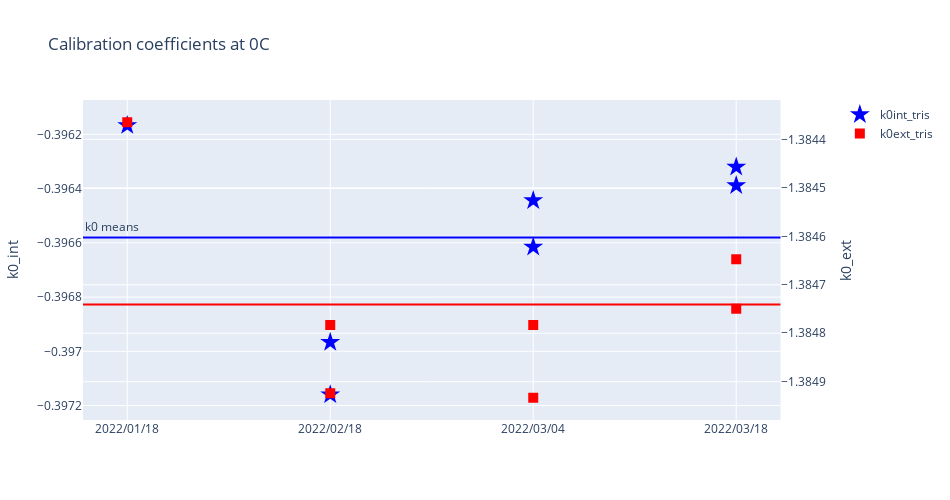

Write notebook code for a chart like this one.
### Code cell
# SeapHOx calibration from automated tris measurements
pHtris = pHtris_from_T.pHtris_from_T(caldf.SBEtemp, S=35)
k0int_tris = k0int_from_Vint_pHcal.k0int_from_Vint_pHcal(caldf.vint, pHtris, caldf.SBEtemp)
k0ext_tris = k0ext_from_Vext_pHcal.k0ext_from_Vext_pHcal(caldf.vext, pHtris, caldf.SBEtemp, calsal=35)

# tank calib, and first 2 calibrations
k0int_tris_before = pd.Series([-0.3961671, -0.3971597, -0.3969670])
k0int_tris_all = k0int_tris_before.append(k0int_tris,ignore_index=True)
k0ext_tris_before = pd.Series([-1.3843647, -1.3849238,  -1.3847827])
k0ext_tris_all = k0ext_tris_before.append(k0ext_tris,ignore_index=True)
tris_date_before = pd.Series(['2022/01/18','2022/02/18','2022/02/18'])
tris_date_all = tris_date_before.append(caldf.date,ignore_index=True)

caldatetime = list(caldf['date'] + ' ' + caldf['time']) # combine date and time to use for plots
dfk0 = pd.DataFrame({'caldate':tris_date_all,'k0int_tris':k0int_tris_all, 'k0ext_tris':k0ext_tris_all})
print(dfk0)
k0int_mean = dfk0.mean(axis=0)[0]
k0ext_mean = dfk0.mean(axis=0)[1]
print('k0int_mean = ',k0int_mean)
print('k0ext_mean = ',k0ext_mean)

fig = make_subplots(specs=[[{"secondary_y": True}]])
fig.add_trace(go.Scatter(x=dfk0.caldate, y=dfk0.k0int_tris,mode='markers',name='k0int_tris',marker_symbol='star',marker_size=15,marker_color='blue'),secondary_y=False)
fig.add_trace(go.Scatter(x=dfk0.caldate, y=dfk0.k0ext_tris,mode='markers',name='k0ext_tris',marker_symbol='square',marker_size=10,marker_color='red'),secondary_y=True)
fig.add_hline(y=k0int_mean,secondary_y=False,name='k0int_mean',line_color='blue',annotation_text="k0 means",annotation_position="top left") # mean k0int for all calibrations
fig.add_hline(y=k0ext_mean,secondary_y=True,name='k0int_mean',line_color='red') # mean k0ext for all calibrations
fig.update_layout(height=500, width=950,title_text='Calibration coefficients at 0C')
fig['layout']['yaxis']['title']='k0_int'
fig['layout']['yaxis2']['title']='k0_ext'
fig.show()

### Figure 1 — Plotly figure (JSON) as saved in the notebook; plotly's stock layout.template omitted (floating-point values rounded to 4 significant figures)
{"data": [{"marker": {"color": "blue", "size": 15, "symbol": "star"}, "mode": "markers", "name": "k0int_tris", "type": "scatter", "x": ["2022/01/18", "2022/02/18", "2022/02/18", "2022/03/04", "2022/03/04", "2022/03/18", "2022/03/18"], "xaxis": "x", "y": [-0.3962, -0.3972, -0.397, -0.3966, -0.3964, -0.3964, -0.3963], "yaxis": "y"}, {"marker": {"color": "red", "size": 10, "symbol": "square"}, "mode": "markers", "name": "k0ext_tris", "type": "scatter", "x": ["2022/01/18", "2022/02/18", "2022/02/18", "2022/03/04", "2022/03/04", "2022/03/18", "2022/03/18"], "xaxis": "x", "y": [-1.384, -1.385, -1.385, -1.385, -1.385, -1.385, -1.385], "yaxis": "y2"}], "layout": {"annotations": [{"showarrow": false, "text": "k0 means", "x": 0, "xanchor": "left", "xref": "x domain", "y": -0.3966, "yanchor": "bottom", "yref": "y"}], "height": 500, "shapes": [{"line": {"color": "blue"}, "name": "k0int_mean", "type": "line", "x0": 0, "x1": 1, "xref": "x domain", "y0": -0.3966, "y1": -0.3966, "yref": "y"}, {"line": {"color": "red"}, "name": "k0int_mean", "type": "line", "x0": 0, "x1": 1, "xref": "x domain", "y0": -1.385, "y1": -1.385, "yref": "y2"}], "title": {"text": "Calibration coefficients at 0C"}, "width": 950, "xaxis": {"anchor": "y", "domain": [0, 0.94]}, "yaxis": {"anchor": "x", "domain": [0, 1], "title": {"text": "k0_int"}}, "yaxis2": {"anchor": "x", "overlaying": "y", "side": "right", "title": {"text": "k0_ext"}}}}
